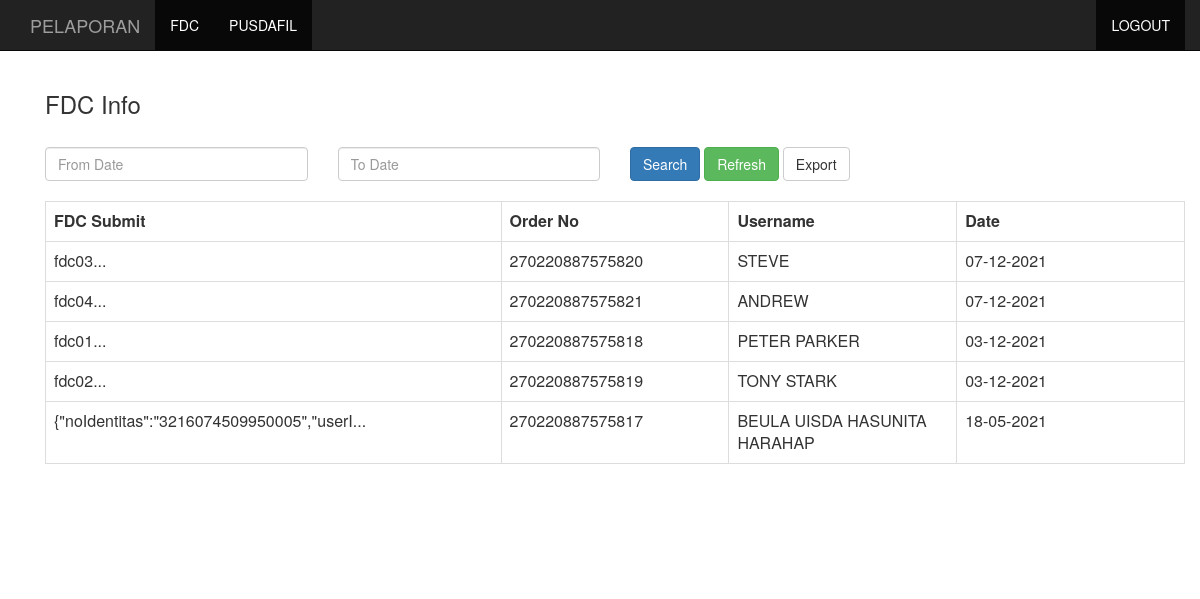
Page /index.php (signed in) on the committed database.
### tables this page shows
CREATE TABLE `fdc_info` (
  `fdc_submit` mediumtext NOT NULL,
  `order_no` varchar(16) NOT NULL,
  `user_name` varchar(50) NOT NULL,
  `date` datetime DEFAULT NULL
);

### index.php (the view, shortened to what this page needs)
<?php
include('db_config.php');
$query = "SELECT * FROM fdc_info ORDER BY date(`date`) desc";
$result = mysqli_query($con, $query);
?>
<html>
<head>
  <link rel="stylesheet" href="https://maxcdn.bootstrapcdn.com/bootstrap/3.3.7/css/bootstrap.min.css">
  <link rel="stylesheet" href="https://cdnjs.cloudflare.com/ajax/libs/jqueryui/1.12.1/jquery-ui.min.css">
</head>
<body>
    <div role="navigation" class="navbar navbar-default navbar-static-top navbar-inverse">
      <div class="container">
        <div class="navbar-header">
          <a href="index.php" class="navbar-brand">PELAPORAN</a>
        </div>
        <div class="navbar-collapse collapse">
          <ul class="nav navbar-nav">
            <li class="active"><a href="index.php">FDC</a></li>
           <li class="active"><a href="pusdafil.php">PUSDAFIL</a></li>
          </ul>
          <ul class="nav navbar-nav navbar-right">
            <li class="active"><a href="logout.php">LOGOUT</a></li>
          </ul>
        </div>
      </div>
    </div>
	<div class="container" style="min-height:500px;">
  <div class="container">
    <h3>FDC Info </h3>
    <div class="row">
        <form method="post">
            <div class="col-md-3">
              <input type="text" name="from_date" id="from_date" class="form-control dateFilter" placeholder="From Date" autocomplete="off"/>
            </div>
            <div class="col-md-3">
              <input type="text" name="to_date" id="to_date" class="form-control dateFilter" placeholder="To Date" autocomplete="off"/>
            </div>
            <div class="col-md-4">
              <input type="button" name="search" id="btn_search" value="Search" class="btn btn-primary" />
              <a href="./" class="btn btn-success">Refresh</a>
              <input type="submit" name="export" value="Export" class="btn btn-default"/>
            </div>
        </form>
    </div>
    <div class="row">
      <div class="col-md-12">
        <div id="fdc_table">
          <table class="table table-bordered">
            <tr>
              <th width="40%">FDC Submit</th>
              <th width="20%">Order No</th>
              <th width="20%">Username</th>
              <th width="20%">Date</th>
            </tr>
            <?php
            while($row = mysqli_fetch_array($result))
            {
            ?>
              <tr>
                  <td><?= substr($row["fdc_submit"], 0, 40); ?>...</td>
                  <td><?= $row["order_no"]; ?></td>
                  <td><?= $row["user_name"]; ?></td>
                  <td>
                    <?php
                      $tglpost = $row["date"];
                      $tanggal = substr($tglpost,8,2);
                      $bulan   = substr($tglpost,5,2);
                      $tahun   = substr($tglpost,0,4);
                      $tglan = date($tanggal.'-'.$bulan.'-'.$tahun);
                      echo $tglan;
                    ?>
                  </td>
              </tr>
            <?php
            }
            ?>
          </table>
        </div>
      </div>
    </div>
  </div>
</body>
</html>

### rows in the picture
fdc_info: fdc_submit "fdc03", order_no "270220887575820", user_name "STEVE", date "07-12-2021"
fdc_info: fdc_submit "fdc04", order_no "270220887575821", user_name "ANDREW", date "07-12-2021"
fdc_info: fdc_submit "fdc01", order_no "270220887575818", user_name "PETER PARKER", date "03-12-2021"
fdc_info: fdc_submit "fdc02", order_no "270220887575819", user_name "TONY STARK", date "03-12-2021"
fdc_info: fdc_submit "{\"noIdentitas\":\"3216074509950005\",\"userI", order_no "270220887575817", user_name "BEULA UISDA HASUNITA HARAHAP", date "18-05-2021"
